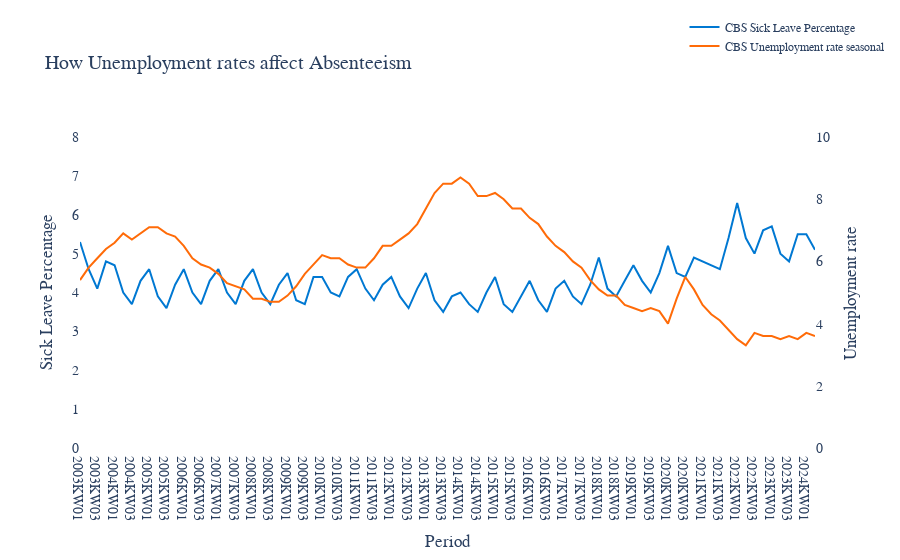

The notebook cell saved with this chart:
### Code cell
import plotly.graph_objects as go

# Create the figure
fig = go.Figure()

# Add the sickleave to the left y-axis
fig.add_trace(
    go.Scatter(
        x=merged_df['Perioden'], 
        y=merged_df['Ziekteverzuimpercentage_1'],
        mode='lines', 
        name='CBS Sick Leave Percentage', 
        line=dict(color='#0078d2'),
        yaxis='y1'
    )
)

# Add the unemploymentrate to the right y-axis
fig.add_trace(
    go.Scatter(
        x=merged_df['Perioden'], 
        y=merged_df['Seizoengecorrigeerd_8'], 
        mode='lines', 
        name='CBS Unemployment rate seasonal', 
        line=dict(color='#ff6b08'),
        yaxis='y2'
    )
)

# Update the layout for two y-axes with customized settings
fig.update_layout(
    title='How Unemployment rates affect Absenteeism',
    xaxis=dict(
        title='Period',
        showgrid=False,
    ),
    yaxis=dict(
        title='Sick Leave Percentage',
        range=[0, 8],
            ),
    yaxis2=dict(
        title='Unemployment rate',
        anchor='x',
        overlaying='y',
        side='right',
        range=[0, 10]
    ),
    legend=dict(
        x=1.1,  # Move the legend to the top-right corner
        y=1.4,
        xanchor='right',
        font=dict(
            family='Arial',
            size=12
        )
    ),
    font=dict(
        family='Arial',
        size=14
    ),
    plot_bgcolor='white',  # Set background color to white
)

# Define the width and height of the plot (adjust as needed)
plot_width = 1000  # Width of the plot in pixels
plot_height = 600  # Height of the plot in pixels

# Show the plot
fig.show()

### Figure 1 — Plotly figure (JSON) as saved in the notebook; plotly's stock layout.template omitted (floating-point values rounded to 4 significant figures)
{"data": [{"line": {"color": "#0078d2"}, "mode": "lines", "name": "CBS Sick Leave Percentage", "type": "scatter", "x": ["2003KW01", "2003KW02", "2003KW03", "2003KW04", "2004KW01", "2004KW02", "2004KW03", "2004KW04", "2005KW01", "2005KW02", "2005KW03", "2005KW04", "2006KW01", "2006KW02", "2006KW03", "2006KW04", "2007KW01", "2007KW02", "2007KW03", "2007KW04", "2008KW01", "2008KW02", "2008KW03", "2008KW04", "2009KW01", "2009KW02", "2009KW03", "2009KW04", "2010KW01", "2010KW02", "2010KW03", "2010KW04", "2011KW01", "2011KW02", "2011KW03", "2011KW04", "2012KW01", "2012KW02", "2012KW03", "2012KW04", "2013KW01", "2013KW02", "2013KW03", "2013KW04", "2014KW01", "2014KW02", "2014KW03", "2014KW04", "2015KW01", "2015KW02", "2015KW03", "2015KW04", "2016KW01", "2016KW02", "2016KW03", "2016KW04", "2017KW01", "2017KW02", "2017KW03", "2017KW04", "2018KW01", "2018KW02", "2018KW03", "2018KW04", "2019KW01", "2019KW02", "2019KW03", "2019KW04", "2020KW01", "2020KW02", "2020KW03", "2020KW04", "2021KW01", "2021KW02", "2021KW03", "2021KW04", "2022KW01", "2022KW02", "2022KW03", "2022KW04", "2023KW01", "2023KW02", "2023KW03", "2023KW04", "2024KW01", "2024KW02"], "y": [5.3, 4.6, 4.1, 4.8, 4.7, 4, 3.7, 4.3, 4.6, 3.9, 3.6, 4.2, 4.6, 4, 3.7, 4.3, 4.6, 4, 3.7, 4.3, 4.6, 4, 3.7, 4.2, 4.5, 3.8, 3.7, 4.4, 4.4, 4, 3.9, 4.4, 4.6, 4.1, 3.8, 4.2, 4.4, 3.9, 3.6, 4.1, 4.5, 3.8, 3.5, 3.9, 4, 3.7, 3.5, 4, 4.4, 3.7, 3.5, 3.9, 4.3, 3.8, 3.5, 4.1, 4.3, 3.9, 3.7, 4.2, 4.9, 4.1, 3.9, 4.3, 4.7, 4.3, 4, 4.5, 5.2, 4.5, 4.4, 4.9, 4.8, 4.7, 4.6, 5.4, 6.3, 5.4, 5, 5.6, 5.7, 5, 4.8, 5.5, 5.5, 5.1], "yaxis": "y"}, {"line": {"color": "#ff6b08"}, "mode": "lines", "name": "CBS Unemployment rate seasonal", "type": "scatter", "x": ["2003KW01", "2003KW02", "2003KW03", "2003KW04", "2004KW01", "2004KW02", "2004KW03", "2004KW04", "2005KW01", "2005KW02", "2005KW03", "2005KW04", "2006KW01", "2006KW02", "2006KW03", "2006KW04", "2007KW01", "2007KW02", "2007KW03", "2007KW04", "2008KW01", "2008KW02", "2008KW03", "2008KW04", "2009KW01", "2009KW02", "2009KW03", "2009KW04", "2010KW01", "2010KW02", "2010KW03", "2010KW04", "2011KW01", "2011KW02", "2011KW03", "2011KW04", "2012KW01", "2012KW02", "2012KW03", "2012KW04", "2013KW01", "2013KW02", "2013KW03", "2013KW04", "2014KW01", "2014KW02", "2014KW03", "2014KW04", "2015KW01", "2015KW02", "2015KW03", "2015KW04", "2016KW01", "2016KW02", "2016KW03", "2016KW04", "2017KW01", "2017KW02", "2017KW03", "2017KW04", "2018KW01", "2018KW02", "2018KW03", "2018KW04", "2019KW01", "2019KW02", "2019KW03", "2019KW04", "2020KW01", "2020KW02", "2020KW03", "2020KW04", "2021KW01", "2021KW02", "2021KW03", "2021KW04", "2022KW01", "2022KW02", "2022KW03", "2022KW04", "2023KW01", "2023KW02", "2023KW03", "2023KW04", "2024KW01", "2024KW02"], "y": [5.4, 5.8, 6.1, 6.4, 6.6, 6.9, 6.7, 6.9, 7.1, 7.1, 6.9, 6.8, 6.5, 6.1, 5.9, 5.8, 5.6, 5.3, 5.2, 5.1, 4.8, 4.8, 4.7, 4.7, 4.9, 5.2, 5.6, 5.9, 6.2, 6.1, 6.1, 5.9, 5.8, 5.8, 6.1, 6.5, 6.5, 6.7, 6.9, 7.2, 7.7, 8.2, 8.5, 8.5, 8.7, 8.5, 8.1, 8.1, 8.2, 8, 7.7, 7.7, 7.4, 7.2, 6.8, 6.5, 6.3, 6, 5.8, 5.4, 5.1, 4.9, 4.9, 4.6, 4.5, 4.4, 4.5, 4.4, 4, 4.8, 5.5, 5.1, 4.6, 4.3, 4.1, 3.8, 3.5, 3.3, 3.7, 3.6, 3.6, 3.5, 3.6, 3.5, 3.7, 3.6], "yaxis": "y2"}], "layout": {"font": {"family": "Arial", "size": 14}, "legend": {"font": {"family": "Arial", "size": 12}, "x": 1.1, "xanchor": "right", "y": 1.4}, "plot_bgcolor": "white", "title": {"text": "How Unemployment rates affect Absenteeism"}, "xaxis": {"showgrid": false, "title": {"text": "Period"}}, "yaxis": {"range": [0, 8], "title": {"text": "Sick Leave Percentage"}}, "yaxis2": {"anchor": "x", "overlaying": "y", "range": [0, 10], "side": "right", "title": {"text": "Unemployment rate"}}}}
